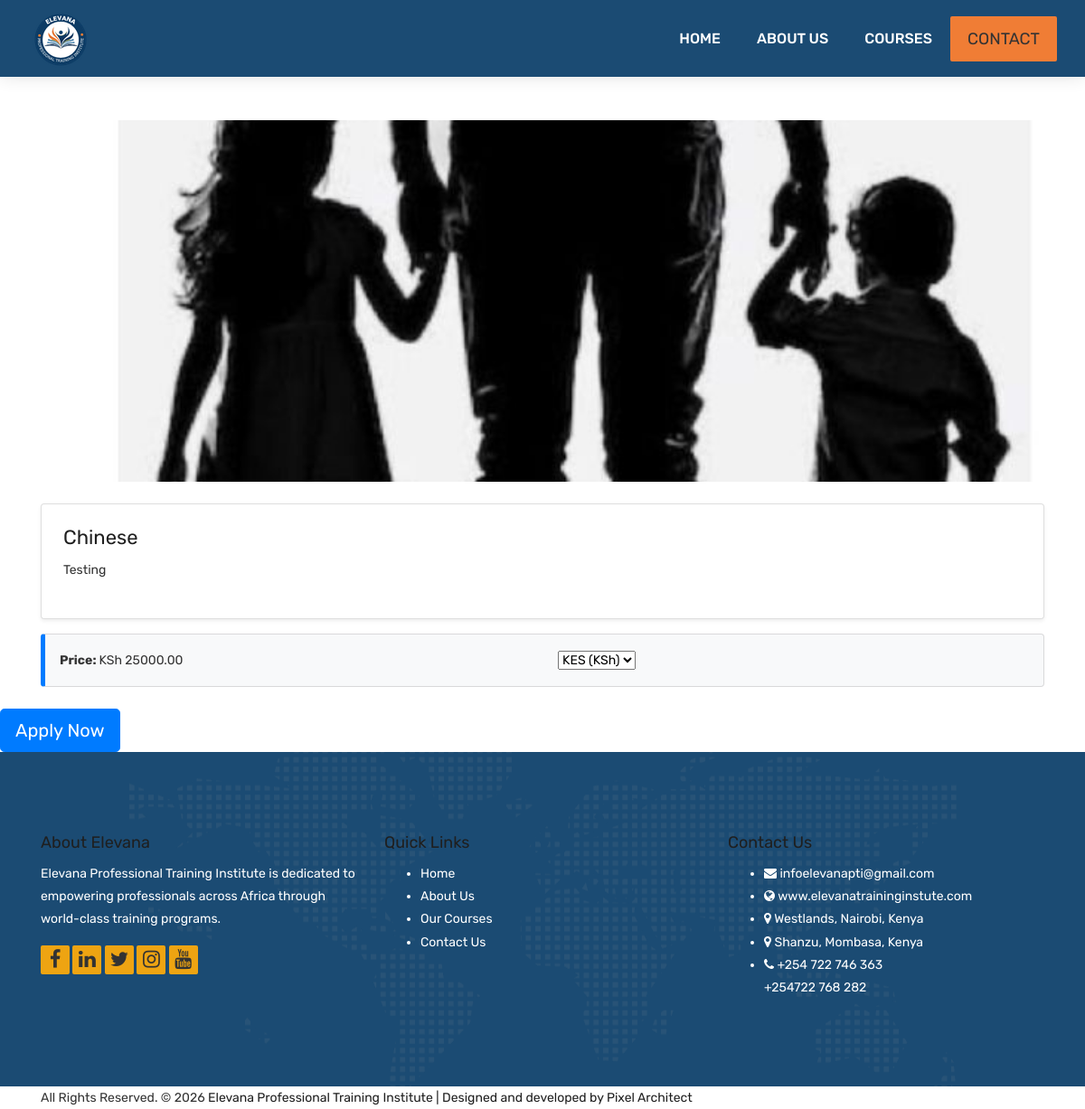
Screenshot of /courses/details/chinese/ with the database file from the repository.
### apps/courses/models.py (models this page shows, shortened)
class Course(models.Model):
    department = models.ForeignKey(Department, on_delete=models.CASCADE, related_name='courses')
    title = models.CharField(max_length=200)
    slug = models.SlugField(unique=True)
    description = models.TextField()
    price = models.DecimalField(max_digits=10, decimal_places=2)
    PRICING_CHOICES = [
        ('module', 'Per Module'),
        ('semester', 'Per Semester'),
        ('term', 'Per Term'),
    ]
    pricing_type = models.CharField(max_length=10, choices=PRICING_CHOICES, default='module')
    base_price_kes = models.DecimalField(max_digits=10, decimal_places=2)
    currency = models.CharField(
        max_length=3,
        choices=CURRENCY_CHOICES,
        default='USD'
    )
    image = models.ImageField(upload_to='courses/')

### apps/courses/views.py (the view)
# urls.py: path('<slug:slug>/', views.course_detail, name='course_detail'),
def course_detail(request, slug):
    course = get_object_or_404(Course, slug=slug)
    return render(request, 'courses/course_detail.html', {'course': course})

### apps/courses/templatetags/math_filters.py (called while the page is built)
@register.filter
def div(value, arg):
    try:
        return round(float(value) / float(arg), 2)
    except (ValueError, ZeroDivisionError):
        return None

### apps/courses/templates/courses/course_detail.html (shortened to what this page needs)
{% extends 'base.html' %}
{% block content %}
{% load math_filters %}
{% load static %}
<div class="container mt-5">
    {% if course.image %}
        <img src="{{ course.image.url }}" class="course-img-standard" alt="{{ course.title }}">
    {% endif %}
    <div class="card mt-4 p-4 shadow-sm">
        <h2>{{ course.title }}</h2>
        <p>{{ course.description }}</p>
    </div>
            <div class="card price-card mt-3 p-3">
            <div class="row align-items-center">
                <div class="col">
                    <strong>Price: </strong>
                    <span id="price-display"
                        data-kes="{{ course.base_price_kes }}"
                        data-usd="{{ course.base_price_kes|div:130 }}">
                        KSh {{ course.base_price_kes }}
                    </span>
                </div>
                <div class="col">
                    <select id="currency-select" onchange="convertPrice()">
                        <option value="kes">KES (KSh)</option>
                    </select>
                </div>
            </div>
        </div>
    </div>
    <a href="#" class="btn btn-primary mt-4 btn-lg">Apply Now</a>
{% endblock %}

### static/style.css (style rules this page uses)
body { color: #333333; font-size: 14px; font-family: 'Rubik', sans-serif; line-height: 1.80857; }
html, body { height: 100%; }
a { color: #1f1f1f; text-decoration: none !important; outline: none !important; -webkit-transition: all .3s ease-in-out; -moz-transition: all .3s ease-in-out; -ms-transition: all .3s ease-in-out; -o-transition: all .3s ease-in-out; transition: all .3s ease-in-out; }
h1, h2, h3, h4, h5, h6 { letter-spacing: 0; font-weight: normal; position: relative; padding: 0 0 10px 0; font-weight: normal; line-height: 120% !important; color: #1f1f1f; margin: 0 }
h2 { font-size: 22px }
a { color: #1f1f1f; text-decoration: none; outline: none; }
a, .btn { text-decoration: none !important; outline: none !important; -webkit-transition: all .3s ease-in-out; -moz-transition: all .3s ease-in-out; -ms-transition: all .3s ease-in-out; -o-transition: all .3s ease-in-out; transition: all .3s ease-in-out; }

### apps/courses/templates/courses/course_detail.html (style rules this page uses)
.course-img-standard { width: 100%; height: 400px; object-fit: cover; }
.price-card { background-color: #f8f9fa; border-left: 5px solid #007bff; }

### rows the page displays
Course: image (picture), title "Chinese", description "Testing", base_price_kes "25000.00"
